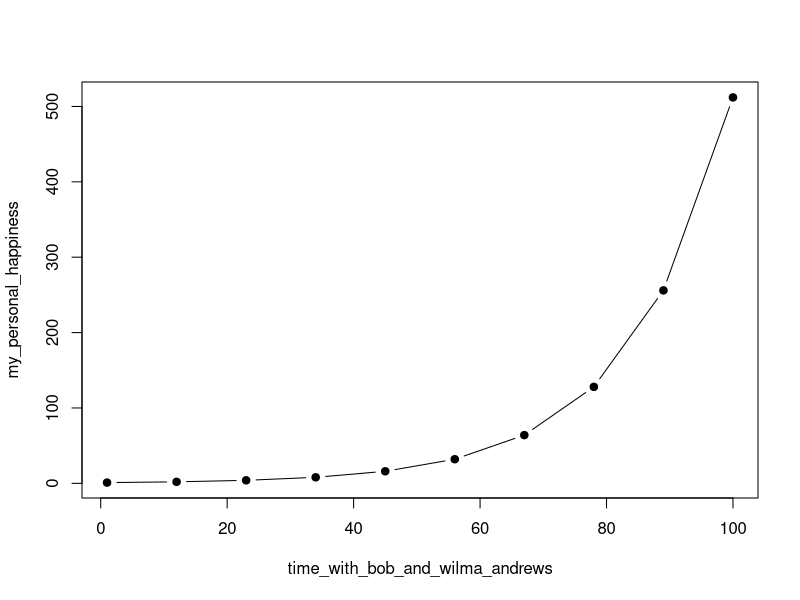

The R source for this figure: (Note: this script raises an error after producing the figure.)
## ---- chunk 1
time_with_bob_and_wilma_andrews <- seq(1,100, length = 10)
my_personal_happiness <- c(1,2,4,8,16,32,64,128,0256,512)
plot(time_with_bob_and_wilma_andrews, my_personal_happiness, pch = 19, type = "b")
## ---- chunk 2
knitr::include_graphics(("_images/bob.jpg"))
knitr::include_graphics(("_images/wilma.jpg"))
## ---- chunk 3
knitr::include_graphics("_images/r.jpg")
## ---- chunk 4
knitr::include_graphics("_images/rstudio.png")
## ---- chunk 5
knitr::include_graphics("_images/github.png")
## ---- chunk 6
knitr::include_graphics("_images/netlify.png")
